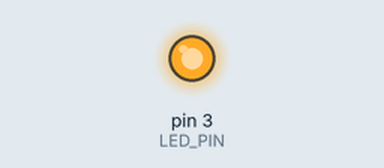
This sketch was run on a simulated Arduino Uno, built with avr-gcc and run on an emulated ATmega328P. On the bench: output pins drawn as LEDs (lit = HIGH).

Above: at 0.1 s.
Timing chart, 0 to 1.6 s (numbered marks = the images above):
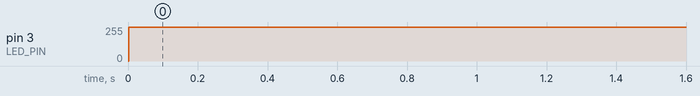

Measured:
- by itself, pin 3 (LED_PIN): 0/255 → 255/255 at 0.00 s

The sketch:

3_Analog_Output.ino
```cpp
/*
  Fade

  Fades in and out an LED using pulse width modulation (PWM)
  on the digital pin.

  The wiring for this project can be found at:
  https://www.tinkercad.com/things/ebzfzvpYV8v

  Created 7 May 2022
  by Jonathan Purcell

  This code, among others, can be found in my GitHub repository:
  https://github.com/jonathan0purcell/Electronic-Control-Project-User-Guide-1.git
*/

// The minimum (OFF) and maximum (255) values of the PWM duty cycle
#define PWM_MIN 0
#define PWM_MAX 255

// Define the digital (PWM) pin number for the LED
#define LED_PIN 3

// The setup function runs once when you press reset or power the board
void setup() {
  // Set the pinMode of LED_PIN as OUTPUT (Reads in values)
  pinMode(LED_PIN, OUTPUT);
}

void fadeLED(const int START, const int STOP) {
  // Gradually increases or decreases the LED brightness
  // Based on the START and STOP values
  for (int pwm_val=START; pwm_val<=STOP; pwm_val++) {
    // Set the PWM duty cycle ("brightness") of the LED pin to pwm_val
    analogWrite(LED_PIN, pwm_val);
  }
}

// The loop function runs over and over again forever
void loop() {
  // Gradually increase the brightness of the LED
  fadeLED(PWM_MIN, PWM_MAX);

  // Gradually decrease the brightness of the LED
  fadeLED(PWM_MAX, PWM_MIN);

  // Wait 100ms before restarting the loop
  delay(100);
}
```
